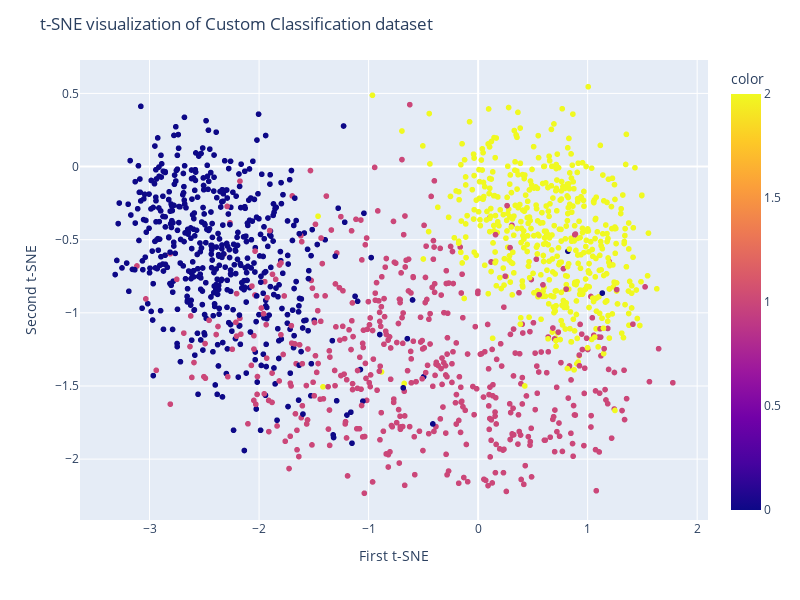

Notebook code cell kept with this figure:
### Markdown cell above
Similar to PCA, we will visualize two t-SNE components on a scatter plot.

### Code cell
fig = px.scatter(x=X_tsne[:, 0], y=X_tsne[:, 1], color=y, width=800, height=600)
fig.update_layout(
    title="t-SNE visualization of Custom Classification dataset",
    xaxis_title="First t-SNE",
    yaxis_title="Second t-SNE",
)
fig.show()

### Figure 1 — Plotly figure (JSON) as saved in the notebook; plotly's stock layout.template omitted (floating-point values rounded to 4 significant figures; data arrays with more than 128 entries replaced by an {"elided": "..."} marker saying what was removed)
{"data": [{"hovertemplate": "x=%{x}<br>y=%{y}<br>color=%{marker.color}<extra></extra>", "legendgroup": "", "marker": {"color": {"elided": "1500 int values"}, "coloraxis": "coloraxis", "symbol": "circle"}, "mode": "markers", "name": "", "showlegend": false, "type": "scattergl", "x": {"elided": "1500 float values"}, "xaxis": "x", "y": {"elided": "1500 float values"}, "yaxis": "y"}], "layout": {"coloraxis": {"colorbar": {"title": {"text": "color"}}, "colorscale": [[0, "#0d0887"], [0.1111, "#46039f"], [0.2222, "#7201a8"], [0.3333, "#9c179e"], [0.4444, "#bd3786"], [0.5556, "#d8576b"], [0.6667, "#ed7953"], [0.7778, "#fb9f3a"], [0.8889, "#fdca26"], [1, "#f0f921"]]}, "height": 600, "legend": {"tracegroupgap": 0}, "margin": {"t": 60}, "title": {"text": "t-SNE visualization of Custom Classification dataset"}, "width": 800, "xaxis": {"anchor": "y", "autorange": true, "domain": [0, 1], "range": [-3.635, 2.099], "title": {"text": "First t-SNE"}, "type": "linear"}, "yaxis": {"anchor": "x", "autorange": true, "domain": [0, 1], "range": [-2.416, 0.7284], "title": {"text": "Second t-SNE"}, "type": "linear"}}}
